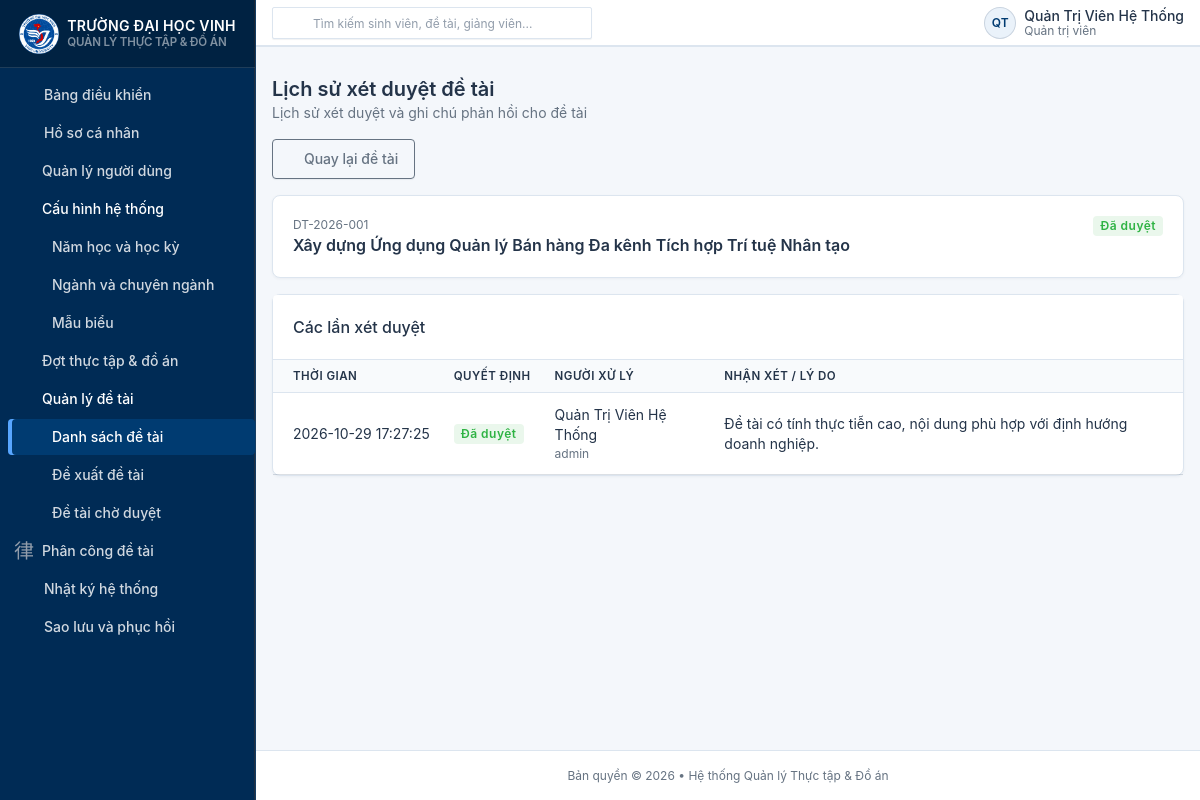
Screenshot of /topics/history?id=1 (signed in) with the database file from the repository.
### tables this page shows
CREATE TABLE IF NOT EXISTS `topics` (
    `id` INT UNSIGNED AUTO_INCREMENT PRIMARY KEY COMMENT 'Khóa chính tự tăng',
    `code` VARCHAR(50) NOT NULL COMMENT 'Mã đề tài định danh duy nhất (vd: DT-2026-001, DA-2026-002)',
    `name` VARCHAR(255) NOT NULL COMMENT 'Tên hiển thị của đề tài',
    `description` TEXT NULL COMMENT 'Mô tả chi tiết nội dung, mục tiêu, yêu cầu công nghệ của đề tài',
    `type` ENUM('internship', 'graduation_project') NOT NULL COMMENT 'Loại đề tài: Thực tập hoặc Đồ án tốt nghiệp',
    `period_id` INT UNSIGNED NOT NULL COMMENT 'Khóa ngoại tham chiếu đến đợt (internship_periods.id)',
    `proposer_id` INT UNSIGNED NOT NULL COMMENT 'Khóa ngoại tham chiếu đến người đề xuất (users.id)',
    `max_students` INT UNSIGNED NOT NULL DEFAULT 1 COMMENT 'Số lượng sinh viên tối đa có thể tham gia',
    `status` ENUM('draft', 'pending', 'approved', 'rejected') NOT NULL DEFAULT 'draft' COMMENT 'Trạng thái đề tài',
    `created_at` DATETIME NOT NULL DEFAULT CURRENT_TIMESTAMP COMMENT 'Thời điểm tạo đề tài',
    `updated_at` DATETIME NOT NULL DEFAULT CURRENT_TIMESTAMP ON UPDATE CURRENT_TIMESTAMP COMMENT 'Thời điểm cập nhật cuối',

    UNIQUE KEY `uk_topics_code` (`code`),
    INDEX `idx_topics_period_id` (`period_id`),
    INDEX `idx_topics_proposer_id` (`proposer_id`),
    INDEX `idx_topics_status` (`status`),
    INDEX `idx_topics_type` (`type`),
    INDEX `idx_topics_created_at` (`created_at`),

    CONSTRAINT `fk_topics_period` FOREIGN KEY (`period_id`)
        REFERENCES `internship_periods` (`id`) ON UPDATE CASCADE ON DELETE RESTRICT,
    CONSTRAINT `fk_topics_proposer` FOREIGN KEY (`proposer_id`)
        REFERENCES `users` (`id`) ON UPDATE CASCADE ON DELETE RESTRICT
);

CREATE TABLE IF NOT EXISTS `topic_approvals` (
    `id` INT UNSIGNED AUTO_INCREMENT PRIMARY KEY COMMENT 'Khóa chính tự tăng',
    `topic_id` INT UNSIGNED NOT NULL COMMENT 'Đề tài được xét duyệt (topics.id)',
    `reviewer_id` INT UNSIGNED NOT NULL COMMENT 'Người xử lý duyệt/từ chối (users.id)',
    `decision` ENUM('approved', 'rejected') NOT NULL COMMENT 'Quyết định: approved (Duyệt) hoặc rejected (Từ chối)',
    `comments` TEXT NULL COMMENT 'Nhận xét hoặc lý do khi từ chối',
    `created_at` DATETIME NOT NULL DEFAULT CURRENT_TIMESTAMP COMMENT 'Thời điểm xử lý',
    INDEX `idx_topic_approvals_topic_id` (`topic_id`),
    INDEX `idx_topic_approvals_reviewer_id` (`reviewer_id`),
    INDEX `idx_topic_approvals_decision` (`decision`),
    INDEX `idx_topic_approvals_created_at` (`created_at`),
    CONSTRAINT `fk_topic_approvals_topic` FOREIGN KEY (`topic_id`)
        REFERENCES `topics` (`id`) ON UPDATE CASCADE ON DELETE RESTRICT,
    CONSTRAINT `fk_topic_approvals_reviewer` FOREIGN KEY (`reviewer_id`)
        REFERENCES `users` (`id`) ON UPDATE CASCADE ON DELETE RESTRICT
);

CREATE TABLE IF NOT EXISTS `users` (
    `id` INT UNSIGNED AUTO_INCREMENT PRIMARY KEY,
    `username` VARCHAR(50) NOT NULL UNIQUE COMMENT 'Tên đăng nhập / Mã sinh viên / Mã giảng viên',
    `email` VARCHAR(100) NOT NULL UNIQUE COMMENT 'Email liên hệ chính thức',
    `password` VARCHAR(255) NOT NULL COMMENT 'Mật khẩu đã được mã hóa Bcrypt an toàn',
    `full_name` VARCHAR(100) NOT NULL COMMENT 'Họ và tên đầy đủ',
    `phone` VARCHAR(20) NULL COMMENT 'Số điện thoại liên lạc',
    `avatar` VARCHAR(255) NULL COMMENT 'Đường dẫn ảnh đại diện (kế thừa cũ)',
    `avatar_path` VARCHAR(255) NULL COMMENT 'Đường dẫn ảnh đại diện chuẩn hóa',
    `status` TINYINT(1) NOT NULL DEFAULT 1 COMMENT 'Trạng thái tài khoản: 1 = Hoạt động, 0 = Bị khóa',
    `created_at` DATETIME NOT NULL DEFAULT CURRENT_TIMESTAMP,
    `updated_at` DATETIME NOT NULL DEFAULT CURRENT_TIMESTAMP ON UPDATE CURRENT_TIMESTAMP,
    INDEX `idx_users_status` (`status`)
);

### app/Core/Controller.php (called while the page is built, shortened)
<?php
class Controller
{
    protected function render(string $view, array $data = []): void
    {
        $viewPath = dirname(__DIR__) . '/Views/' . str_replace('.', '/', $view) . '.php';
        extract($data);
        require $viewPath;
    }
}

### app/Controllers/AuthController.php (called while the page is built, shortened)
<?php
class AuthController extends Controller
{
    public static function pullFlash(string $key): ?string
    {
        $value = $_SESSION['flash'][$key] ?? null;
        return $value;
    }
}

### app/Models/Topic.php (called while the page is built, shortened)
<?php
class Topic
{
    public static function findById(int $id): ?array
    {
        $pdo = Database::getConnection();
        $sql = 'SELECT
                    t.*,
                    p.code AS period_code,
                    p.name AS period_name,
                    p.status AS period_status,
                    p.type AS period_type,
                    u.username AS proposer_username,
                    u.full_name AS proposer_name,
                    u.email AS proposer_email
                FROM `topics` t
                INNER JOIN `internship_periods` p ON t.period_id = p.id
                INNER JOIN `users` u ON t.proposer_id = u.id
                WHERE t.id = :id
                LIMIT 1';
        $stmt = $pdo->prepare($sql);
        $stmt->execute(['id' => $id]);
        $row = $stmt->fetch(PDO::FETCH_ASSOC);
        return $row === false ? null : $row;
    }
}

### app/Models/TopicApproval.php (called while the page is built, shortened)
<?php
class TopicApproval
{
    public static function history(int $topicId): array
    {
        $pdo  = Database::getConnection();
        $stmt = $pdo->prepare(
            'SELECT a.`id`, a.`topic_id`, a.`reviewer_id`, a.`decision`, a.`comments`, a.`created_at`,
                    u.`full_name` AS reviewer_name, u.`username` AS reviewer_username
               FROM `topic_approvals` a
         INNER JOIN `users` u ON u.`id` = a.`reviewer_id`
              WHERE a.`topic_id` = :topic_id
           ORDER BY a.`created_at` DESC, a.`id` DESC'
        );
        $stmt->execute(['topic_id' => $topicId]);
        return $stmt->fetchAll(PDO::FETCH_ASSOC);
    }
}

### app/Views/topics/history.php (the view, shortened to what this page needs)
<?php
require dirname(__DIR__) . '/layouts/header.php';
$escape = static fn(mixed $value): string => htmlspecialchars((string)$value, ENT_QUOTES, 'UTF-8');
$approvals = $approvals ?? [];
$decisionLabels = $decisionLabels ?? [];
$statusLabels = $statusLabels ?? [];
$statusBadges = $statusBadges ?? [];
?>
<div class="container-xl">
    <div class="mb-3"><a class="btn btn-outline-secondary" href="<?= $escape($baseUrl) ?>/topics/detail?id=<?= (int)$topic['id'] ?>">
        <i class="ti ti-arrow-left me-1"></i>Quay lại đề tài
    </a></div>
    <div class="card mb-3">
        <div class="card-body d-flex flex-column flex-md-row justify-content-between gap-2">
            <div><div class="text-secondary small"><?= $escape($topic['code']) ?></div><h2 class="h3 mb-0"><?= $escape($topic['name']) ?></h2></div>
            <span class="badge align-self-start <?= $escape($statusBadges[$topic['status']] ?? 'bg-secondary-lt') ?>">
                <?= $escape($statusLabels[$topic['status']] ?? $topic['status']) ?>
            </span>
        </div>
    </div>
    <div class="card">
        <div class="card-header"><h3 class="card-title">Các lần xét duyệt</h3></div>
        <div class="table-responsive">
            <table class="table table-vcenter card-table">
                <thead><tr><th>Thời gian</th><th>Quyết định</th><th>Người xử lý</th><th>Nhận xét / lý do</th></tr></thead>
                <tbody>
                    <?php if (!$approvals): ?>
                        <tr><td colspan="4" class="text-center text-secondary py-5">Chưa có lịch sử xét duyệt.</td></tr>
                    <?php else: foreach ($approvals as $approval): ?>
                        <?php $decisionClass = $approval['decision'] === 'approved' ? 'bg-success-lt text-success' : 'bg-danger-lt text-danger'; ?>
                        <tr>
                            <td class="text-nowrap"><?= $escape($approval['created_at']) ?></td>
                            <td><span class="badge <?= $escape($decisionClass) ?>"><?= $escape($decisionLabels[$approval['decision']] ?? $approval['decision']) ?></span></td>
                            <td><?= $escape($approval['reviewer_name']) ?><div class="text-secondary small"><?= $escape($approval['reviewer_username']) ?></div></td>
                            <td class="text-break"><?= nl2br($escape($approval['comments'] ?? '—')) ?></td>
                        </tr>
                    <?php endforeach; endif; ?>
                </tbody>
            </table>
        </div>
    </div>
</div>
<?php require dirname(__DIR__) . '/layouts/footer.php'; ?>

### public/assets/css/vinhuni-theme.css (style rules this page uses)
:root { --vinhuni-primary: #003B71; --vinhuni-primary-dark: #002B55; --vinhuni-primary-hover: #1769AA; --vinhuni-primary-light: #EAF2FA; --vinhuni-bg: #F4F7FB; --vinhuni-surface: #FFFFFF; --vinhuni-text: #243449; --vinhuni-border: #DCE5EF; --tblr-primary: #003B71; --tblr-primary-rgb: 0, 59, 113; --tblr-primary-fg: #ffffff; --tblr-primary-dark: #002B55; --tblr-primary-hover: #1769AA; --tblr-primary-lt: #EAF2FA; --tblr-body-bg: #F4F7FB; --tblr-body-color: #243449; --tblr-border-color: #DCE5EF; --tblr-link-color: #003B71; --tblr-link-hover-color: #1769AA; }
body, .page, .page-wrapper { background-color: var(--vinhuni-bg) !important; color: var(--vinhuni-text); }
a { color: var(--vinhuni-primary); text-decoration: none; transition: color 0.15s ease-in-out; }
.card { background-color: var(--vinhuni-surface) !important; border: 1px solid var(--vinhuni-border) !important; box-shadow: 0 1px 3px rgba(36, 52, 73, 0.05); border-radius: 8px; }
.card-header { background-color: #ffffff; border-bottom: 1px solid var(--vinhuni-border); }
.table thead th { background-color: #f8fafc; color: var(--vinhuni-text); border-bottom: 1px solid var(--vinhuni-border); font-weight: 600; font-size: 0.72rem; letter-spacing: 0.04em; }

### app/Views/layouts/header.php (style rules this page uses)
:root { --tblr-font-sans-serif: -apple-system, BlinkMacSystemFont, "Segoe UI", Roboto, Helvetica, Arial, sans-serif; }
body { overflow-x: hidden; }

### rows the page displays
topics: code "DT-2026-001", name "Xây dựng Ứng dụng Quản lý Bán hàng Đa kênh Tích hợp Trí tuệ Nhân tạo", status "Đã duyệt"
topic_approvals: created_at "2026-10-29 17:27:25", decision "Đã duyệt", reviewer.full_name "Quản Trị Viên Hệ Thống", reviewer.username "admin", comments "Đề tài có tính thực tiễn cao, nội dung phù hợp với định hướng doanh nghiệp."

### other values shown
$title "Năm học và học kỳ Ngành và chuyên ngành Mẫu biểu Nhật ký hệ thống Sao lưu và phục hồi"
$escape($headerInitials) "QT"
$escape($currentFullName) "Quản Trị Viên Hệ Thống"
$escape($displayRole) "Quản trị viên"
$escape($pageHeading) "Lịch sử xét duyệt đề tài"
$escape($pageDescription) "Lịch sử xét duyệt và ghi chú phản hồi cho đề tài"
